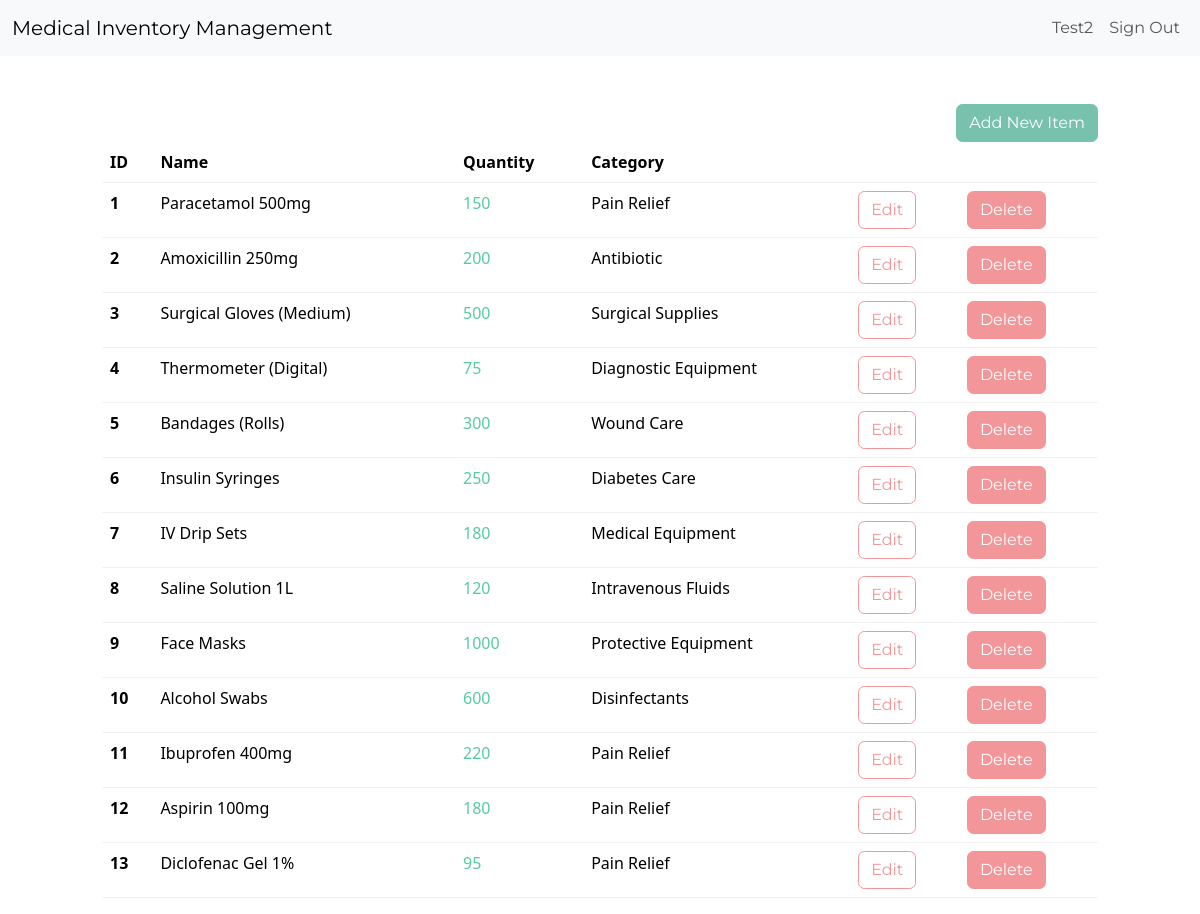
The page /dashboard/ (signed in) on the database as committed earlier.
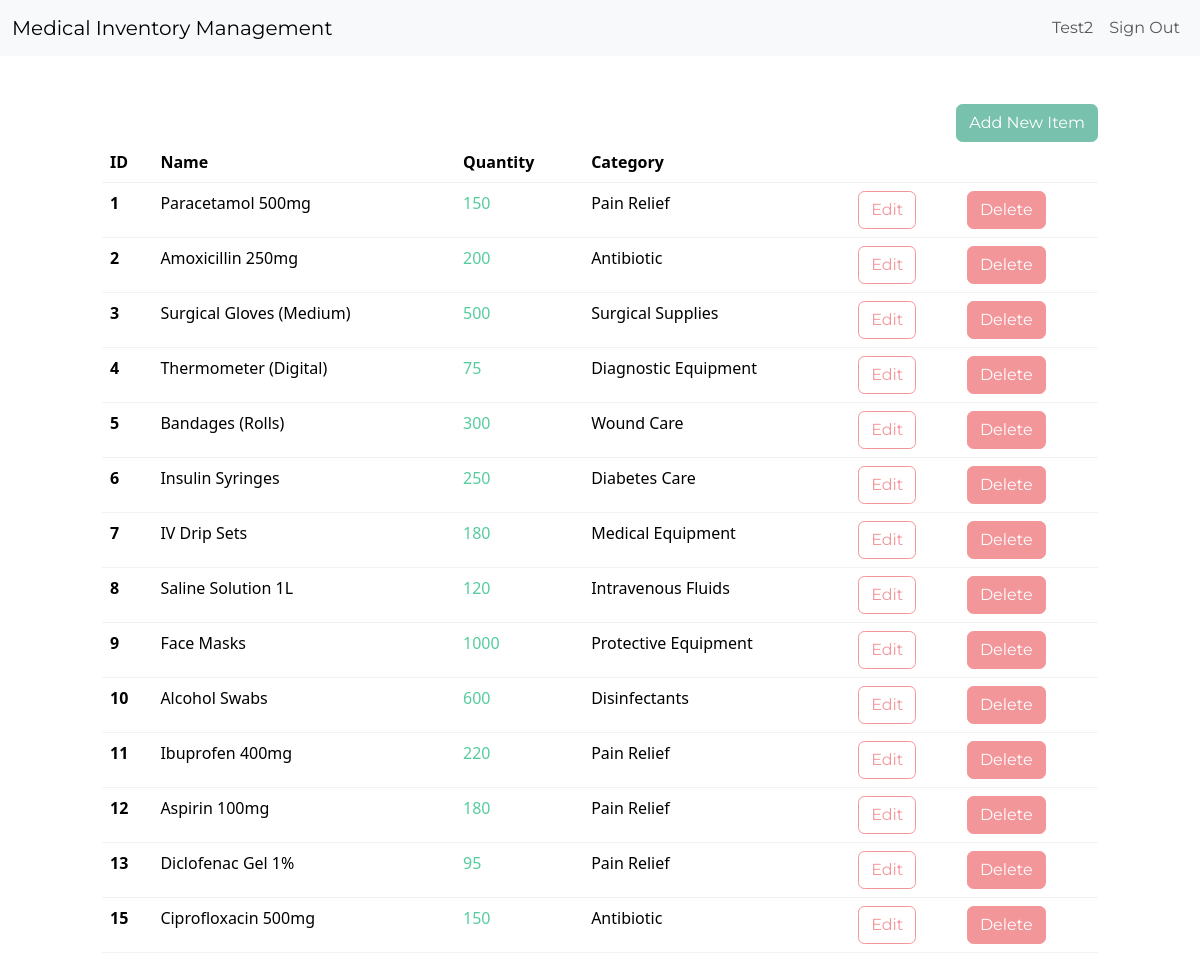
The same page on the database as committed later.
### medical_inventory/models.py (models this page shows, shortened)
class InventoryItem(models.Model):
    name = models.CharField(max_length=200)
    quantity = models.IntegerField()
    category = models.ForeignKey('Category', on_delete=models.SET_NULL, blank=True, null=True)
    date_created = models.DateTimeField(auto_now_add=True)
    user = models.ForeignKey(User, on_delete=models.CASCADE)

class Category(models.Model):
    name = models.CharField(max_length=200)
    class Meta:
        verbose_name_plural = 'Categories'

### medical_inventory/views.py (the view)
# urls.py: path('dashboard/', Dashboard.as_view(), name='dashboard'),
class Dashboard(LoginRequiredMixin, View):
    def get(self, request):
        items = InventoryItem.objects.filter(user=self.request.user.id).order_by('id')
        low_inventory = InventoryItem.objects.filter(
            user=self.request.user.id,
            quantity__lte=settings.LOW_QUANTITY
        )
        if low_inventory.count() > 0:
            if low_inventory.count() > 1:
                messages.error(request, f'{low_inventory.count()} items have low inventory!')
            else:
                messages.error(request, f'{low_inventory.count()} item has low inventory')
        low_inventory_ids = InventoryItem.objects.filter(
            user=self.request.user.id,
            quantity__lte=settings.LOW_QUANTITY
        ).values_list('id', flat=True)
        return render(request, 'medical_inventory/dashboard.html', {'items': items, 'low_inventory_ids': low_inventory_ids})

### medical_inventory/templates/medical_inventory/dashboard.html (shortened to what this page needs)
<!DOCTYPE html>
<html lang="en">
<head>
</head>
<body>
  {% extends 'medical_inventory/base.html' %}
  {% block content %}
    <div class="row">
      <div class="col-md-10 col-12 mx-auto mt-5">
        <div class="d-flex justify-content-end">
            <a href="{% url 'add-item' %}" class="btn btn-primary">Add New Item</a>
        </div>
          <table class="table table-hover table-stripped">
              <thead>
                <tr>
                    <th scope="col">ID</th>
                    <th scope="col">Name</th>
                    <th scope="col">Quantity</th>
                    <th scope="col">Category</th>
                    <th scope="col"></th>
                    <th scope="col"></th>
                </tr>
              </thead>
              <tbody>
                {% for item in items %}
                <tr>
                    <th scope="row">{{ item.id }}</th>
                    <td>{{ item.name }}</td>
                    {% if item.id in low_inventory_ids %}
                        <td class="text-danger">{{ item.quantity }}</td>
                    {% else %}
                        <td class="text-success">{{ item.quantity }}</td>
                    {% endif %}
                    <td>{{ item.category.name }}</td>
                    <td><a href="{% url 'edit-item' item.id %}" class="btn btn-outline-secondary">Edit</a></td>
                    <td><a href="{% url 'delete-item' item.id %}" class="btn btn-secondary">Delete</a></td>
                </tr>
                {% endfor %}
              </tbody>
          </table>
      </div>
    </div>
  {% endblock content %}

### medical_inventory/templates/medical_inventory/base.html (shortened to what this page needs)
<!DOCTYPE html>
<html lang="en">
<head>
    <link href="https://bootswatch.com/5/minty/bootstrap.min.css" rel="stylesheet">
</head>
<body>
    {% include 'medical_inventory/navbar.html' %}
    {% block content %}
    {% endblock content %}
</body>
</html>

### medical_inventory/templates/medical_inventory/navbar.html (shortened to what this page needs)
<!DOCTYPE html>
<html lang="en">
<head>
</head>
<nav class="navbar navbar-expand-lg bg-light">
  <div class="container-fluid">
      <a class="navbar-brand" href="{% url 'index' %}">Medical Inventory Management</a>
      <div class="collapse navbar-collapse justify-content-end" id="navbarNav">
          <ul class="navbar-nav">
              {% if user.is_authenticated %}
                <li class="nav-item"><a class="nav-link" href="#">{{ user.username }}</a></li>
                <li class="nav-item"><a class="nav-link" href="{% url 'logout' %}">Sign Out</a></li>
              {% else %}
                <li class="nav-item"><a class="nav-link" href="{% url 'login' %}">Sign In</a></li>
                <li class="nav-item"><a class="nav-link" href="{% url 'signup' %}">Sign Up</a></li>
              {% endif %}
          </ul>
      </div>
  </div>
</nav>
</html>

Rows that differ between the two databases and show on the page:
added InventoryItem: id "15", name "Ciprofloxacin 500mg", quantity "150", category.name "Antibiotic"
